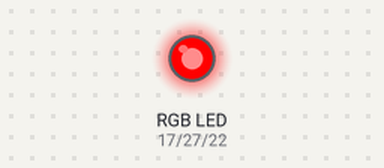
This program was run on a simulated Raspberry Pi (BCM pin numbers). Parts: an RGB LED mixed from three pins (HIGH = lit).

Above: at 0.2 s.
At 0.7 s:
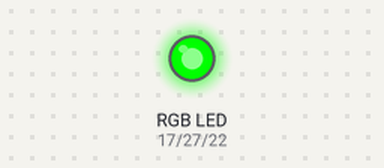
At 2.7 s:
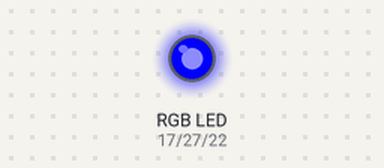
Timing chart, 0 to 3.5 s (numbered marks = the images above):
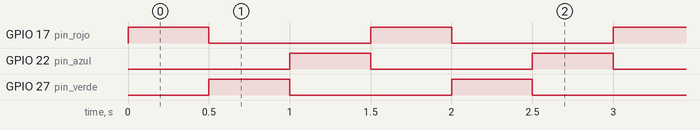

The program:

basic_led_rgb.py
```python
import RPi.GPIO as GPIO
import time

# Configurar el modo GPIO
GPIO.setmode(GPIO.BCM)

# Pines GPIO para los colores del LED RGB
pin_rojo = 17
pin_verde = 27
pin_azul = 22

# Configurar los pines como salida
GPIO.setup(pin_rojo, GPIO.OUT)
GPIO.setup(pin_verde, GPIO.OUT)
GPIO.setup(pin_azul, GPIO.OUT)

try:
    # Encender y apagar cada color
    while True:
        # Encender el rojo
        GPIO.output(pin_rojo, GPIO.HIGH)
        time.sleep(0.5)
        GPIO.output(pin_rojo, GPIO.LOW)

        # Encender el verde
        GPIO.output(pin_verde, GPIO.HIGH)
        time.sleep(0.5)
        GPIO.output(pin_verde, GPIO.LOW)

        # Encender el azul
        GPIO.output(pin_azul, GPIO.HIGH)
        time.sleep(0.5)
        GPIO.output(pin_azul, GPIO.LOW)

except KeyboardInterrupt:
    # Limpiar los recursos de GPIO al salir
    GPIO.cleanup()
```

Measured:
- by itself, GPIO 17 (pin_rojo), GPIO 22 (pin_azul), GPIO 27 (pin_verde): alternates HIGH for 0.50 s and LOW for 1.0 s
- by itself, everything shown: repeats every 1.5 s, in 3 steps
